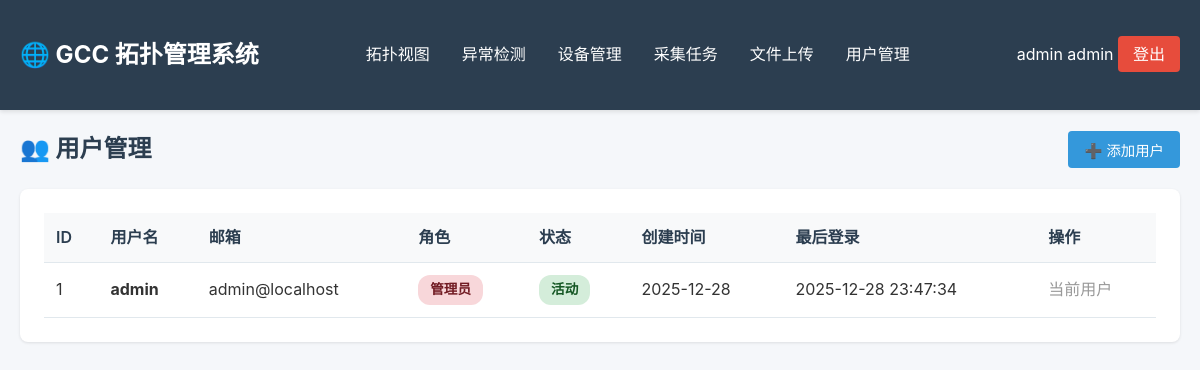
/manage/users (signed in), run on an earlier commit of the app's database.
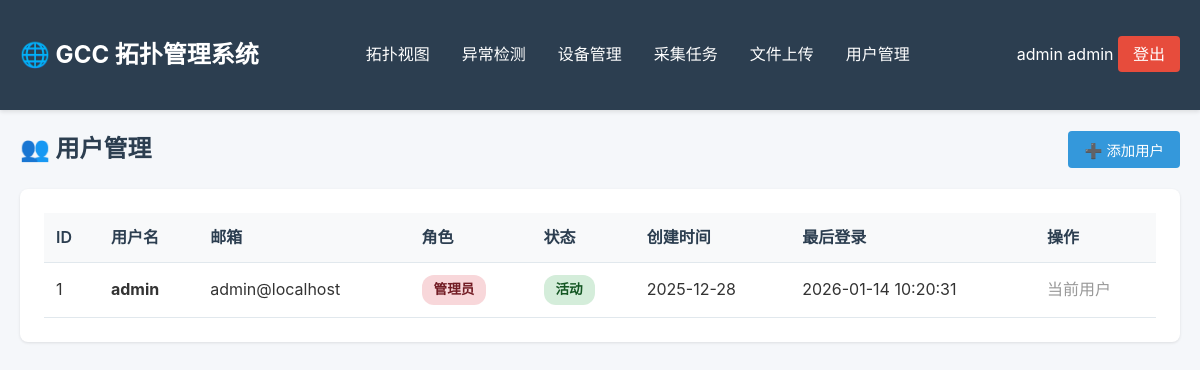
And on a later commit of the database.
### tables this page shows
CREATE TABLE users (
    id INTEGER PRIMARY KEY AUTOINCREMENT,
    username TEXT NOT NULL UNIQUE,
    password_hash TEXT NOT NULL,
    email TEXT,
    role TEXT NOT NULL DEFAULT 'user',  -- admin, user, viewer
    is_active INTEGER NOT NULL DEFAULT 1,
    created_at TIMESTAMP DEFAULT CURRENT_TIMESTAMP,
    last_login TIMESTAMP
);

### topo/web/app_v2.py (the view)
    @app.route('/manage/users')
    @admin_required
    def manage_users():
        auth = UserAuth(app.config['DATABASE'])
        users = auth.list_users(include_inactive=True)
        return render_template('manage_users.html', users=users)

### topo/management/auth.py (called while the page is built, shortened)
    def _get_connection(self):
        conn = sqlite3.connect(self.db_path)
        conn.row_factory = sqlite3.Row
        return conn

    def list_users(self, include_inactive: bool = False) -> list:
        conn = self._get_connection()
        cursor = conn.cursor()
        if include_inactive:
            cursor.execute("""
                SELECT id, username, email, role, is_active, created_at, last_login
                FROM users
                ORDER BY created_at DESC
            """)
        users = [dict(row) for row in cursor.fetchall()]
        conn.close()
        return users

### topo/web/app_v2.py (called while the page is built)
def generate_csrf_token():
    return secrets.token_hex(32)

### topo/web/templates/manage_users.html (shortened to what this page needs)
{% extends "base.html" %}
{% block content %}
<div style="display: flex; justify-content: space-between; align-items: center; margin-bottom: 20px;">
    <h2 style="color: #2c3e50; margin: 0;">👥 用户管理</h2>
    <button onclick="document.getElementById('addUserModal').style.display='block'" class="btn btn-primary">➕
        添加用户</button>
</div>
<div class="card">
    <table class="table">
        <thead>
            <tr>
                <th>ID</th>
                <th>用户名</th>
                <th>邮箱</th>
                <th>角色</th>
                <th>状态</th>
                <th>创建时间</th>
                <th>最后登录</th>
                <th>操作</th>
            </tr>
        </thead>
        <tbody>
            {% for user in users %}
            <tr>
                <td>{{ user.id }}</td>
                <td><strong>{{ user.username }}</strong></td>
                <td>{{ user.email or '-' }}</td>
                <td>
                    {% if user.role == 'admin' %}
                    <span class="badge badge-danger">管理员</span>
                    {% elif user.role == 'user' %}
                    <span class="badge badge-primary">用户</span>
                    {% else %}
                    <span class="badge badge-secondary">访客</span>
                    {% endif %}
                </td>
                <td>
                    {% if user.is_active %}
                    <span class="badge badge-success">活动</span>
                    {% else %}
                    <span class="badge badge-secondary">停用</span>
                    {% endif %}
                </td>
                <td>{{ user.created_at[:10] if user.created_at else '-' }}</td>
                <td>{{ user.last_login[:19] if user.last_login else '从未登录' }}</td>
                <td>
                    {% if user.id != session.user_id %}
                    <button class="btn btn-sm btn-danger" onclick="if(confirm('确定停用此用户吗？')) { /* TODO */ }">
                        停用
                    </button>
                    {% else %}
                    <span style="color: #999;">当前用户</span>
                    {% endif %}
                </td>
            </tr>
            {% endfor %}
        </tbody>
    </table>
</div>
{% endblock %}

What changed in the data, as far as the page shows it:
changed users "admin": last_login "2025-12-28 23:47:34" → "2026-01-14 10:20:31"
